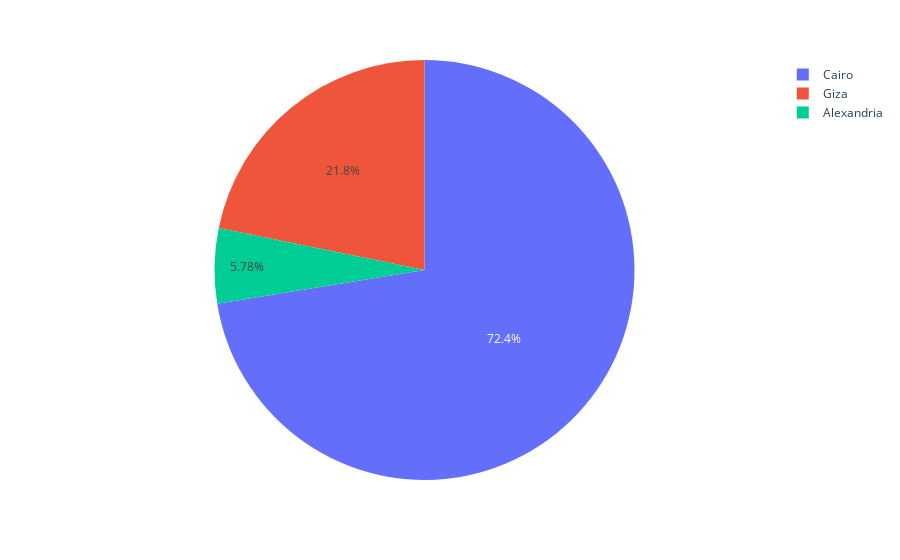

Notebook code for this chart:
### Code cell
px.pie(total_PRICE_by_city,names="City",values="Price")

### Figure 1 — Plotly figure (JSON) as saved in the notebook; plotly's stock layout.template omitted (floating-point values rounded to 4 significant figures)
{"data": [{"domain": {"x": [0, 1], "y": [0, 1]}, "hovertemplate": "City=%{label}<br>Price=%{value}<extra></extra>", "labels": ["Cairo", "Giza", "Alexandria"], "legendgroup": "", "name": "", "showlegend": true, "type": "pie", "values": [23226246338, 6988962013, 1851897090]}], "layout": {"legend": {"tracegroupgap": 0}, "margin": {"t": 60}}}
